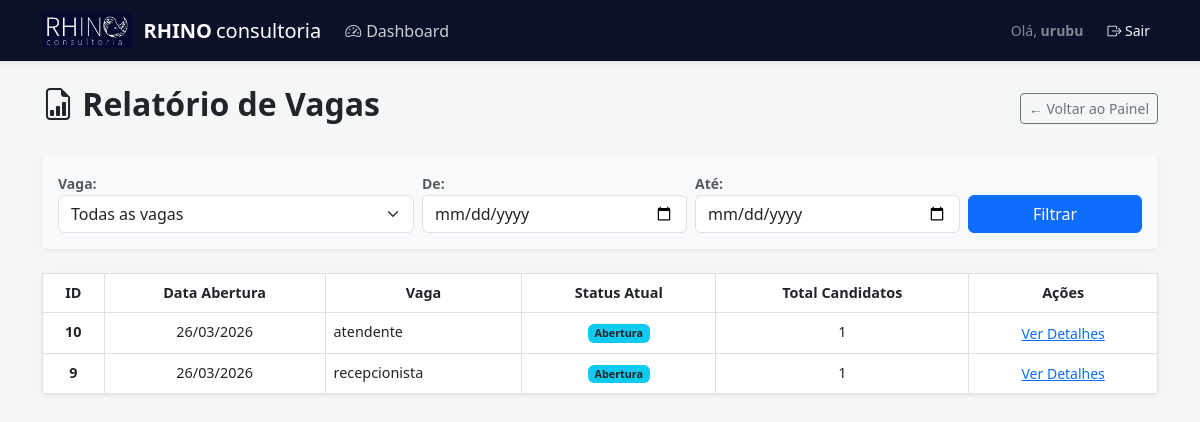
Before: /relatorio/ (signed in) with the older database file.
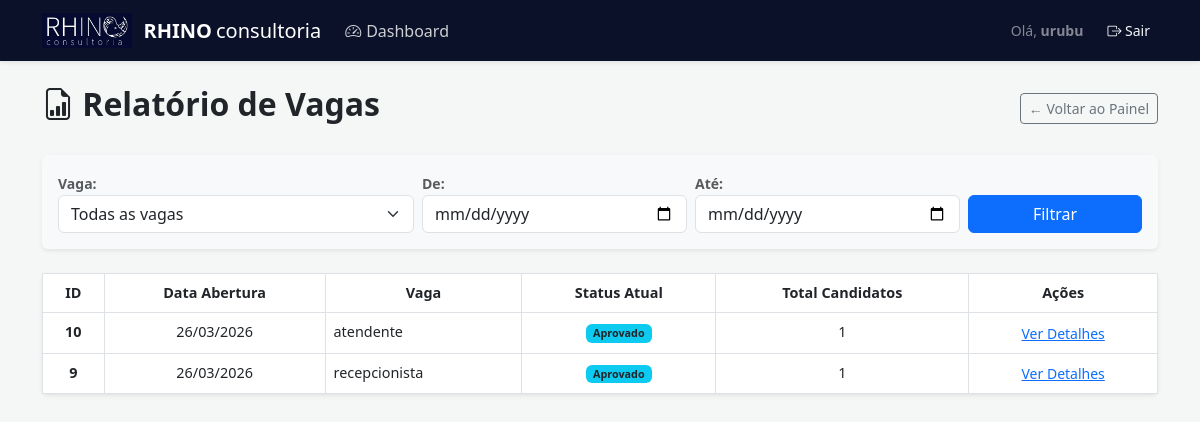
After: the same page with the newer database file.
### core/models.py (models this page shows, shortened)
class Vaga(models.Model):
    STATUS_CHOICES = [
        ('abertura', 'Abertura'),
        ('candidatura', 'Candidatura'),
        ('teste', 'Teste'),
        ('ent_recrutador', 'Entrevista Recrutador'),
        ('ent_gestor', 'Entrevista Gestor'),
        ('aprovado', 'Aprovado'),
        ('reprovado', 'Reprovado'),
    ]
    titulo = models.CharField(max_length=200)
    cliente = models.ForeignKey(Cliente, on_delete=models.CASCADE)
    descricao = models.TextField()
    status = models.CharField(max_length=20, choices=STATUS_CHOICES, default='abertura')
    criado_em = models.DateTimeField(auto_now_add=True)

### core/views.py (the view)
# urls.py: path('relatorio/', views.relatorio_vagas, name='relatorio_vagas'),
@login_required
def relatorio_vagas(request):
    vaga_id = request.GET.get('vaga')
    data_inicio = request.GET.get('data_inicio')
    data_fim = request.GET.get('data_fim')
    vagas = Vaga.objects.filter(cliente__usuario=request.user).order_by('-criado_em')
    if vaga_id:
        vagas = vagas.filter(id=vaga_id)
    if data_inicio:
        vagas = vagas.filter(criado_em__date__gte=data_inicio)
    if data_fim:
        vagas = vagas.filter(criado_em__date__lte=data_fim)
    context = {
        'vagas_relatorio': vagas,
        'todas_vagas': Vaga.objects.filter(cliente__usuario=request.user), # Para carregar o select de filtro
    }
    return render(request, 'core/relatorio_vagas.html', context)

### core/templates/core/relatorio_vagas.html (shortened to what this page needs)
{% extends 'core/base.html' %}
{% block content %}
<div class="d-flex justify-content-between align-items-center mb-4">
    <h2 class="fw-bold"><i class="bi bi-file-earmark-bar-graph"></i> Relatório de Vagas</h2>
    <a href="{% url 'dashboard' %}" class="btn btn-outline-secondary btn-sm">← Voltar ao Painel</a>
</div>
<div class="card shadow-sm border-0 mb-4 bg-light">
    <div class="card-body">
        <form method="GET" class="row g-2 align-items-end">
            <div class="col-md-4">
                <label class="small fw-bold text-muted">Vaga:</label>
                <select name="vaga" class="form-select">
                    <option value="">Todas as vagas</option>
                </select>
            </div>
            <div class="col-md-3">
                <label class="small fw-bold text-muted">De:</label>
                <input type="date" name="data_inicio" value="{{ request.GET.data_inicio }}" class="form-control">
            </div>
            <div class="col-md-3">
                <label class="small fw-bold text-muted">Até:</label>
                <input type="date" name="data_fim" value="{{ request.GET.data_fim }}" class="form-control">
            </div>
            <div class="col-md-2">
                <button type="submit" class="btn btn-primary w-100">Filtrar</button>
            </div>
        </form>
    </div>
</div>
<div class="card shadow-sm border-0">
    <div class="table-responsive">
        <table class="table table-bordered table-hover mb-0" style="font-size: 0.9rem;">
            <thead class="bg-dark text-white text-center">
                <tr>
                    <th>ID</th>
                    <th>Data Abertura</th>
                    <th>Vaga</th>
                    <th>Status Atual</th>
                    <th>Total Candidatos</th>
                    <th>Ações</th>
                </tr>
            </thead>
            <tbody>
                {% for vaga in vagas_relatorio %}
                <tr>
                    <td class="text-center fw-bold">{{ vaga.id }}</td>
                    <td class="text-center">{{ vaga.criado_em|date:"d/m/Y" }}</td>
                    <td>{{ vaga.titulo }}</td>
                    <td class="text-center">
                        <span class="badge bg-info text-dark">{{ vaga.get_status_display }}</span>
                    </td>
                    <td class="text-center">{{ vaga.candidatos.count }}</td>
                    <td class="text-center">
                        <a href="{% url 'detalhes_vaga' vaga.id %}" class="btn btn-sm btn-link p-0">Ver Detalhes</a>
                    </td>
                </tr>
                {% empty %}
                <tr>
                    <td colspan="6" class="text-center py-4 text-muted">Nenhuma vaga encontrada para os filtros aplicados.</td>
                </tr>
                {% endfor %}
            </tbody>
        </table>
    </div>
</div>
{% endblock %}

Changed rows visible on the page:
changed Vaga "atendente": status "Abertura" → "Aprovado"
changed Vaga "recepcionista": status "Abertura" → "Aprovado"
